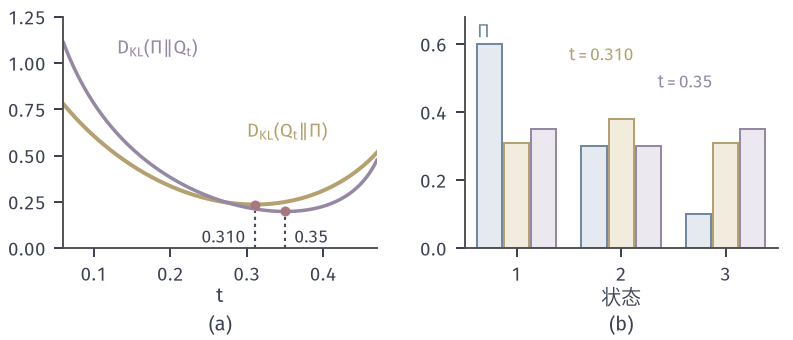

The script that drew this image:
from pathlib import Path
import sys
HERE = Path(__file__).resolve().parent
sys.path.insert(0, str(HERE.parent/'dapx-common'))
from common import *
# Target PI3=(0.6,0.3,0.1), candidates Q_t=(t,1-2t,t).
# (a) D(Q_t||Pi) (yellow), minimiser t=(4-sqrt6)/5=0.3101, value 0.2359;
#     D(Pi||Q_t) (purple), minimiser t=0.35, value 0.1981.
# (b) probabilities of Pi (blue), Q_0.3101 (yellow), Q_0.35 (purple) on states 1,2,3.
t = np.linspace(.06, .47, 600)
f = np.array([kl(Q3(s), PI3) for s in t]); g = np.array([kl(PI3, Q3(s)) for s in t])
tr = (4-math.sqrt(6))/5; tf = .35
fig, axs = figure(width_mm=112, height_mm=48, ncols=2)
panel(fig, left=.08, right=.98, top=.95, bottom=.27, wspace=.28)
ax = axs[0]
ax.plot(t, f, color=YELLOW, lw=1.6); ax.plot(t, g, color=PURPLE, lw=1.4)
dot(ax, tr, kl(Q3(tr), PI3), RED, ms=4); dot(ax, tf, kl(PI3, Q3(tf)), RED, ms=4)
for v in (tr, tf):
    ax.plot([v, v], [0, .2], color=STROKE, lw=.85, ls=DOT)
lab(ax, tr-.012, .03, '0.310', INK, ha='right', fontsize=7); lab(ax, tf+.012, .03, '0.35', INK, ha='left', fontsize=7)
lab(ax, .3, .6, r'$D_{\mathrm{KL}}(Q_t\Vert\Pi)$', YELLOW); lab(ax, .13, 1.05, r'$D_{\mathrm{KL}}(\Pi\Vert Q_t)$', PURPLE)
ax.set_xlim(.06, .47); ax.set_ylim(0, 1.25); axlab(ax, '$t$', None)
ax = axs[1]
xs = np.array([1, 2, 3])
bars(ax, xs, PI3, BLUE, BLUE_FILL, width=.24, offset=-.26)
bars(ax, xs, Q3(tr), YELLOW, YELLOW_FILL, width=.24, offset=0)
bars(ax, xs, Q3(tf), PURPLE, PURPLE_FILL, width=.24, offset=.26)
ax.set_xticks(xs); ax.set_xlim(.5, 3.5); ax.set_ylim(0, .68)
lab(ax, .62, .62, r'$\Pi$', BLUE); lab(ax, 1.5, .55, r'$t=0.310$', YELLOW, fontsize=7); lab(ax, 2.35, .47, r'$t=0.35$', PURPLE, fontsize=7)
axlab(ax, '状态', None)
tags(fig, axs)
save(fig, HERE, 'figure', {'t_rev': tr, 'Q_rev': Q3(tr).tolist(), 'D(Qrev||Pi)': kl(Q3(tr), PI3), 'D(Pi||Qrev)': kl(PI3, Q3(tr)),
                           't_fwd': tf, 'D(Pi||Qfwd)': kl(PI3, Q3(tf)), 'D(Qfwd||Pi)': kl(Q3(tf), PI3)})
